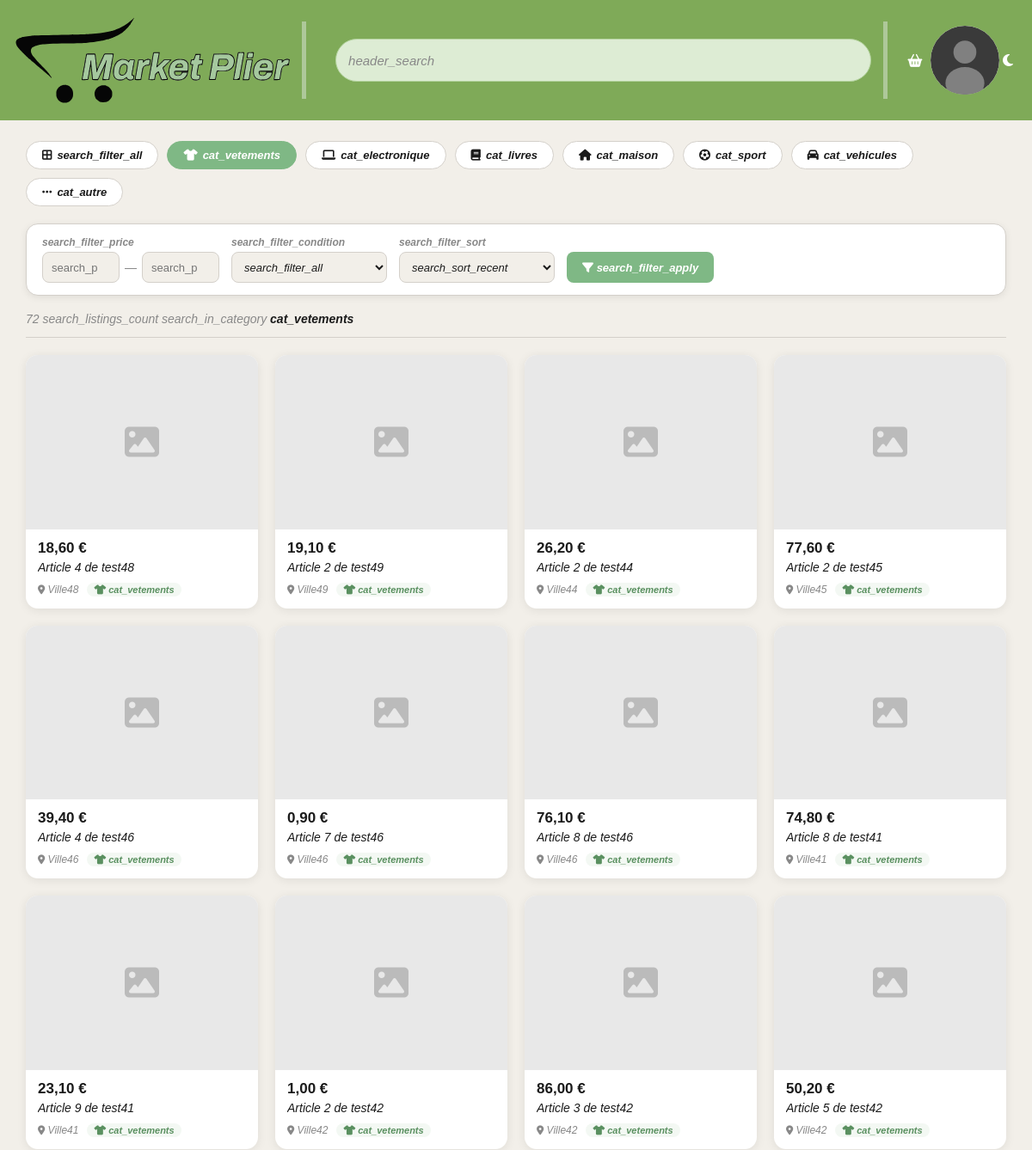
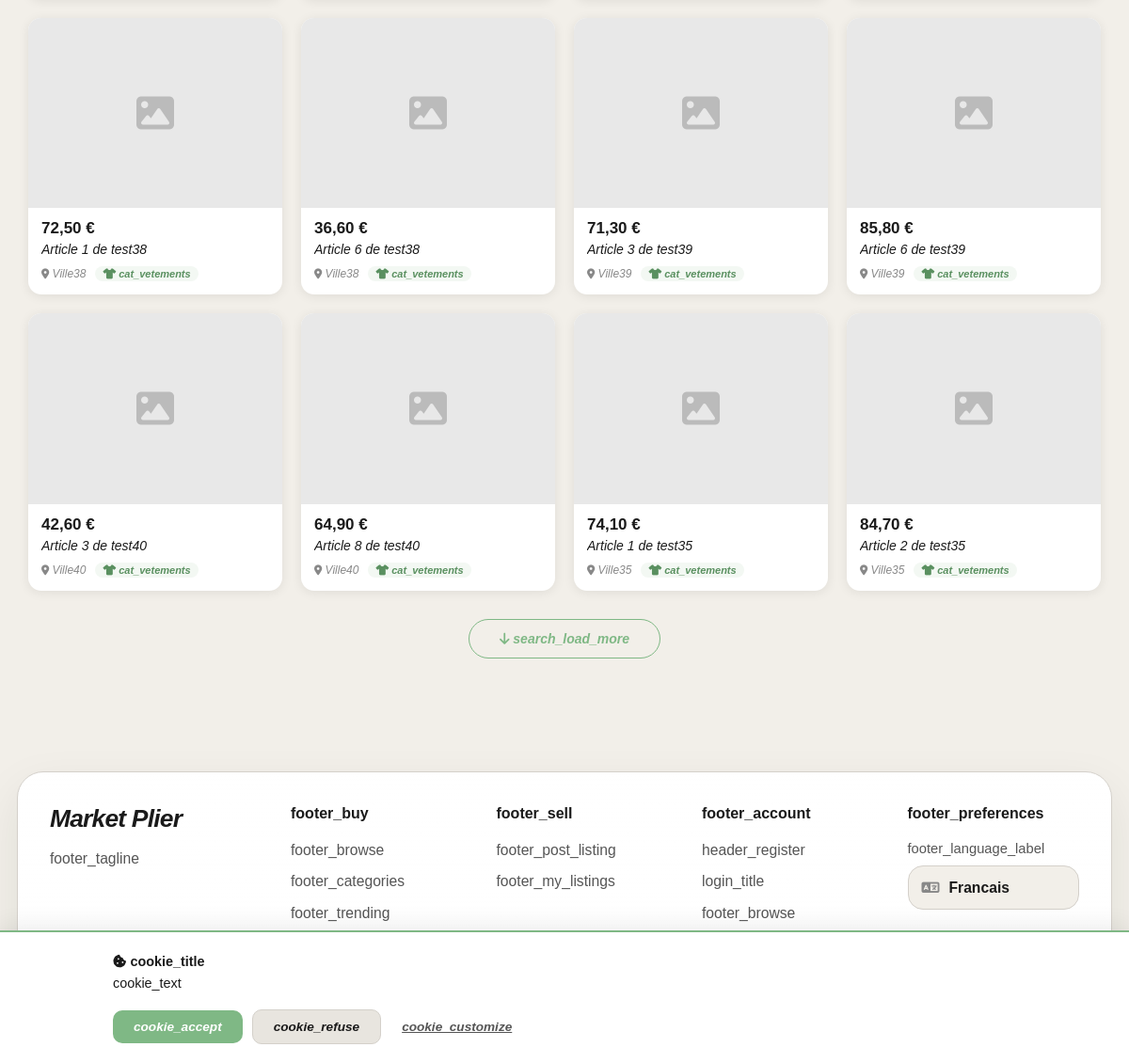
The app's page /shop/search.php?category=vetements with its own data (2 pictures, top to bottom).
### tables this page shows
CREATE TABLE `listings` (
  `id` int UNSIGNED NOT NULL,
  `auth_token` varchar(64) NOT NULL,
  `title` varchar(100) NOT NULL,
  `description` text NOT NULL,
  `price` decimal(10,2) UNSIGNED NOT NULL,
  `quantity` int UNSIGNED NOT NULL DEFAULT '1',
  `category` varchar(50) NOT NULL,
  `item_condition` varchar(30) NOT NULL,
  `image` varchar(255) DEFAULT NULL,
  `location` varchar(100) DEFAULT NULL,
  `created_at` timestamp NULL DEFAULT CURRENT_TIMESTAMP,
  `status` enum('active','pending','sold') NOT NULL DEFAULT 'active'
);

### includes/lang.php (called while the page is built, shortened)
<?php
function normalizeLang($lang)
{
  $allowed = ['fr', 'en', 'es', 'de'];
  return in_array($lang, $allowed, true) ? $lang : 'fr';
}
function loadTranslations($lang = 'fr')
{
  $lang = normalizeLang($lang);
  $file = __DIR__ . '/translations/' . $lang . '.php';
  if (file_exists($file)) {
    return require $file;
  }
  return require __DIR__ . '/translations/fr.php';
}
function t($key, $translations = null)
{
  global $_translations;
  $t = $translations ?? $_translations ?? [];
  return $t[$key] ?? $key;
}
function getUserLang()
{
  return 'fr';
}
if (!isset($_translations)) {
  $_translations = loadTranslations(getUserLang());
}

### shop/search.php (the view, shortened to what this page needs)
<?php
require_once '../database/db.php';
require_once '../includes/lang.php';
$query = trim($_GET['q'] ?? '');
$category = trim($_GET['category'] ?? '');
$allowedCategories = ['vetements', 'electronique', 'livres', 'maison', 'sport', 'vehicules', 'autre'];
$categoryLabels = [
  'vetements'    => t('cat_vetements'),
  'electronique' => t('cat_electronique'),
  'livres'       => t('cat_livres'),
  'maison'       => t('cat_maison'),
  'sport'        => t('cat_sport'),
  'vehicules'    => t('cat_vehicules'),
  'autre'        => t('cat_autre'),
];
$categoryIcons = [
  'vetements'    => 'fa-shirt',
  'electronique' => 'fa-laptop',
  'livres'       => 'fa-book',
  'maison'       => 'fa-house',
  'sport'        => 'fa-futbol',
  'vehicules'    => 'fa-car',
  'autre'        => 'fa-ellipsis',
];
$where = ["l.status = 'active'"];
$params = [];
if ($category !== '' && in_array($category, $allowedCategories, true)) {
  $where[] = 'l.category = ?';
  $params[] = $category;
}
$priceMin = trim($_GET['price_min'] ?? '');
$priceMax = trim($_GET['price_max'] ?? '');
$sort = trim($_GET['sort'] ?? 'newest');
$whereSQL = count($where) > 0 ? 'WHERE ' . implode(' AND ', $where) : '';
$countStmt = $pdo->prepare("SELECT COUNT(*) FROM listings l $whereSQL");
$countStmt->execute($params);
$total = (int) $countStmt->fetchColumn();
$orderBy = match ($sort) {
  'oldest'    => 'l.created_at ASC',
  'cheapest'  => 'l.price ASC, l.created_at DESC',
  'expensive' => 'l.price DESC, l.created_at DESC',
  default     => 'l.created_at DESC',
};
$perPage = 20;
$sql = "SELECT l.id, l.title, l.price, l.category, l.item_condition, l.location, l.created_at,
               (SELECT li.id FROM listing_images li WHERE li.listing_id = l.id ORDER BY li.sort_order ASC LIMIT 1) AS image_id,
               COALESCE(
                   (SELECT li.image_path FROM listing_images li WHERE li.listing_id = l.id ORDER BY li.sort_order ASC LIMIT 1),
                   l.image
               ) AS image_path,
               u.username
        FROM listings l
        LEFT JOIN users u ON u.auth_token = l.auth_token
        $whereSQL
        ORDER BY $orderBy
        LIMIT ? OFFSET 0";
$stmtParams = array_merge($params, [$perPage]);
$stmt = $pdo->prepare($sql);
$stmt->execute($stmtParams);
$listings = $stmt->fetchAll(PDO::FETCH_ASSOC);
?>
<!DOCTYPE html>
<html lang="<?= htmlspecialchars(getUserLang(), ENT_QUOTES, 'UTF-8') ?>">
<head>
  <link rel="stylesheet" href="../node_modules/bootstrap/dist/css/bootstrap.min.css">
  <link rel="stylesheet" href="../node_modules/@fortawesome/fontawesome-free/css/all.min.css">
  <link rel="stylesheet" href="../styles/index.css">
  <link rel="stylesheet" href="../styles/search.css">
  <link rel="stylesheet" href="../styles/theme.css">
</head>
<body>
  <?php
  include '../header.php';
  ?>
  <main class="search-main">
    <div class="category-filters">
      <a href="?<?= $query !== '' ? 'q=' . urlencode($query) : '' ?>"
        class="category-chip <?= $category === '' ? 'active' : '' ?>">
        <i class="fa-solid fa-border-all"></i> <?= htmlspecialchars(t('search_filter_all'), ENT_QUOTES, 'UTF-8') ?>
      </a>
      <?php foreach ($allowedCategories as $cat): ?>
        <a href="?<?= $query !== '' ? 'q=' . urlencode($query) . '&' : '' ?>category=<?= $cat ?>"
          class="category-chip <?= $category === $cat ? 'active' : '' ?>">
          <i class="fa-solid <?= $categoryIcons[$cat] ?>"></i>
          <?= htmlspecialchars($categoryLabels[$cat], ENT_QUOTES, 'UTF-8') ?>
        </a>
      <?php endforeach; ?>
    </div>
    <div class="search-filters">
      <form method="GET" class="filters-form" id="filtersForm">
        <div class="filter-group">
          <label class="filter-label"><?= htmlspecialchars(t('search_filter_price'), ENT_QUOTES, 'UTF-8') ?></label>
          <div class="filter-price-row">
            <input type="number" name="price_min" class="filter-input" placeholder="<?= htmlspecialchars(t('search_price_min'), ENT_QUOTES, 'UTF-8') ?>" min="0" step="0.01"
              value="<?= htmlspecialchars($priceMin, ENT_QUOTES, 'UTF-8') ?>">
            <span class="filter-sep">—</span>
            <input type="number" name="price_max" class="filter-input" placeholder="<?= htmlspecialchars(t('search_price_max'), ENT_QUOTES, 'UTF-8') ?>" min="0" step="0.01"
              value="<?= htmlspecialchars($priceMax, ENT_QUOTES, 'UTF-8') ?>">
          </div>
        </div>
        <div class="filter-group">
          <label class="filter-label"><?= htmlspecialchars(t('search_filter_condition'), ENT_QUOTES, 'UTF-8') ?></label>
          <select name="condition" class="filter-select">
            <option value=""><?= htmlspecialchars(t('search_filter_all'), ENT_QUOTES, 'UTF-8') ?></option>
          </select>
        </div>
        <div class="filter-group">
          <label class="filter-label"><?= htmlspecialchars(t('search_filter_sort'), ENT_QUOTES, 'UTF-8') ?></label>
          <select name="sort" class="filter-select">
            <option value="newest" <?= $sort === 'newest' ? 'selected' : '' ?>><?= htmlspecialchars(t('search_sort_recent'), ENT_QUOTES, 'UTF-8') ?></option>
          </select>
        </div>
        <button type="submit" class="filter-btn"><i class="fa-solid fa-filter"></i> <?= htmlspecialchars(t('search_filter_apply'), ENT_QUOTES, 'UTF-8') ?></button>
      </form>
    </div>
    <div class="search-info">
      <?php if ($query !== '' || $category !== ''): ?>
        <span class="search-info-text">
          <?= $total ?> <?= htmlspecialchars($total > 1 ? t('search_listings_count') : t('search_listing_count'), ENT_QUOTES, 'UTF-8') ?>
          <?php if ($category !== '' && isset($categoryLabels[$category])): ?>
            <?= htmlspecialchars(t('search_in_category'), ENT_QUOTES, 'UTF-8') ?> <strong><?= htmlspecialchars($categoryLabels[$category], ENT_QUOTES, 'UTF-8') ?></strong>
          <?php endif; ?>
        </span>
      <?php else: ?>
        <span class="search-info-text"><?= htmlspecialchars(t('search_all_listings'), ENT_QUOTES, 'UTF-8') ?> (<?= $total ?>)</span>
      <?php endif; ?>
    </div>
    <div class="search-results" id="searchResults">
      <?php if (empty($listings)): ?>
        <div class="no-results">
          <i class="fa-solid fa-magnifying-glass"></i>
          <p><?= htmlspecialchars(t('search_no_results'), ENT_QUOTES, 'UTF-8') ?></p>
          <span><?= htmlspecialchars(t('search_no_results_text'), ENT_QUOTES, 'UTF-8') ?></span>
        </div>
      <?php else: ?>
        <?php foreach ($listings as $listing): ?>
          <a href="../shop/buy.php?id=<?= (int) $listing['id'] ?>" class="listing-card">
            <div class="listing-card-img">
              <?php if ($listing['image_id']): ?>
                <img src="../api/image.php?id=<?= (int) $listing['image_id'] ?>"
                  alt="<?= htmlspecialchars($listing['title'], ENT_QUOTES, 'UTF-8') ?>" loading="lazy">
              <?php elseif ($listing['image_path']): ?>
                <img src="../uploads/listings/<?= htmlspecialchars($listing['image_path'], ENT_QUOTES, 'UTF-8') ?>"
                  alt="<?= htmlspecialchars($listing['title'], ENT_QUOTES, 'UTF-8') ?>" loading="lazy">
              <?php else: ?>
                <div class="listing-card-placeholder">
                  <i class="fa-solid fa-image"></i>
                </div>
              <?php endif; ?>
            </div>
            <div class="listing-card-body">
              <div class="listing-card-price"><?= number_format((float) $listing['price'], 2, ',', ' ') ?> €</div>
              <div class="listing-card-title"><?= htmlspecialchars($listing['title'], ENT_QUOTES, 'UTF-8') ?></div>
              <div class="listing-card-meta">
                <?php if ($listing['location']): ?>
                  <span><i class="fa-solid fa-location-dot"></i> <?= htmlspecialchars($listing['location'], ENT_QUOTES, 'UTF-8') ?></span>
                <?php endif; ?>
                <span class="listing-card-category">
                  <i class="fa-solid <?= $categoryIcons[$listing['category']] ?? 'fa-tag' ?>"></i>
                  <?= htmlspecialchars($categoryLabels[$listing['category']] ?? $listing['category'], ENT_QUOTES, 'UTF-8') ?>
                </span>
              </div>
            </div>
          </a>
        <?php endforeach; ?>
      <?php endif; ?>
    </div>
    <?php if ($total > $perPage): ?>
      <div class="load-more-container" id="loadMoreContainer">
        <button class="load-more-btn" id="loadMoreBtn">
          <i class="fa-solid fa-arrow-down"></i> <?= htmlspecialchars(t('search_load_more'), ENT_QUOTES, 'UTF-8') ?>
        </button>
      </div>
    <?php endif; ?>
  </main>
  <?php include '../footer.php'; ?>
</body>
</html>

### styles/index.css (style rules this page uses)
*, *::before, *::after { margin: 0; padding: 0; }
html, body { width: 100%; height: 100%; font-family: "Archivo", Arial, sans-serif; background: var(--mp-bg, #f2efe9); color: var(--mp-text, #1a1a1a); line-height: normal; }
main { min-height: calc(100vh - 140px); padding: 20px 30px 30px 30px; display: flex; flex-direction: column; gap: 0; overflow-y: auto; }

### styles/theme.css (style rules this page uses)
:root, [data-bs-theme="light"] { --mp-bg: #f2efe9; --mp-bg-secondary: #ffffff; --mp-bg-tertiary: #e8e5df; --mp-text: #1a1a1a; --mp-text-secondary: #555555; --mp-text-muted: #888888; --mp-border: #d4d0ca; --mp-border-light: #e0ddd7; --mp-card-bg: #ffffff; --mp-card-shadow: rgba(0, 0, 0, 0.08); --mp-input-bg: #f8f6f2; --mp-input-border: #d4d0ca; --mp-input-text: #333333; --mp-input-placeholder: #aaa; --mp-header-bg: #7faa58; --mp-header-divider: #aec89a; --mp-search-bg: #ddecd4; --mp-search-border: #b5d4a0; --mp-green: #7fb885; --mp-green-hover: #6aa070; --mp-overlay: rgba(0, 0, 0, 0.5); --mp-modal-bg: #ffffff; --mp-skeleton: #d4d4d4; --bs-body-bg: #f2efe9; --bs-body-color: #1a1a1a; --bs-border-color: #d4d0ca; --bs-tertiary-bg: #e8e5df; --bs-secondary-bg: #f2efe9; }
html, body { background-color: var(--mp-bg) !important; color: var(--mp-text); transition: background-color 0.3s ease, color 0.3s ease; }

### records on screen
listings: price "18,60", title "Article 4 de test48", location "Ville48", category "cat_vetements"
listings: price "19,10", title "Article 2 de test49", location "Ville49", category "cat_vetements"
listings: price "26,20", title "Article 2 de test44", location "Ville44", category "cat_vetements"
listings: price "77,60", title "Article 2 de test45", location "Ville45", category "cat_vetements"
listings: price "39,40", title "Article 4 de test46", location "Ville46", category "cat_vetements"
listings: price "0,90", title "Article 7 de test46", location "Ville46", category "cat_vetements"
listings: price "76,10", title "Article 8 de test46", location "Ville46", category "cat_vetements"
listings: price "74,80", title "Article 8 de test41", location "Ville41", category "cat_vetements"
listings: price "23,10", title "Article 9 de test41", location "Ville41", category "cat_vetements"
listings: price "1,00", title "Article 2 de test42", location "Ville42", category "cat_vetements"
listings: price "86,00", title "Article 3 de test42", location "Ville42", category "cat_vetements"
listings: price "50,20", title "Article 5 de test42", location "Ville42", category "cat_vetements"
listings: price "72,50", title "Article 1 de test38", location "Ville38", category "cat_vetements"
listings: price "36,60", title "Article 6 de test38", location "Ville38", category "cat_vetements"
listings: price "71,30", title "Article 3 de test39", location "Ville39", category "cat_vetements"
listings: price "85,80", title "Article 6 de test39", location "Ville39", category "cat_vetements"
listings: price "42,60", title "Article 3 de test40", location "Ville40", category "cat_vetements"
listings: price "64,90", title "Article 8 de test40", location "Ville40", category "cat_vetements"
listings: price "74,10", title "Article 1 de test35", location "Ville35", category "cat_vetements"
listings: price "84,70", title "Article 2 de test35", location "Ville35", category "cat_vetements"

### other values on screen
t('cookie_title') "cookie_title"
t('cookie_text') "cookie_text"
t('cookie_accept') "cookie_accept"
t('cookie_refuse') "cookie_refuse"
t('cookie_customize') "cookie_customize"
t('search_filter_all') "search_filter_all"
$categoryLabels[$cat] "cat_vetements"
$categoryLabels[$cat] "cat_electronique"
$categoryLabels[$cat] "cat_livres"
$categoryLabels[$cat] "cat_maison"
$categoryLabels[$cat] "cat_sport"
$categoryLabels[$cat] "cat_vehicules"
$categoryLabels[$cat] "cat_autre"
t('search_filter_price') "search_filter_price"
t('search_filter_condition') "search_filter_condition"
